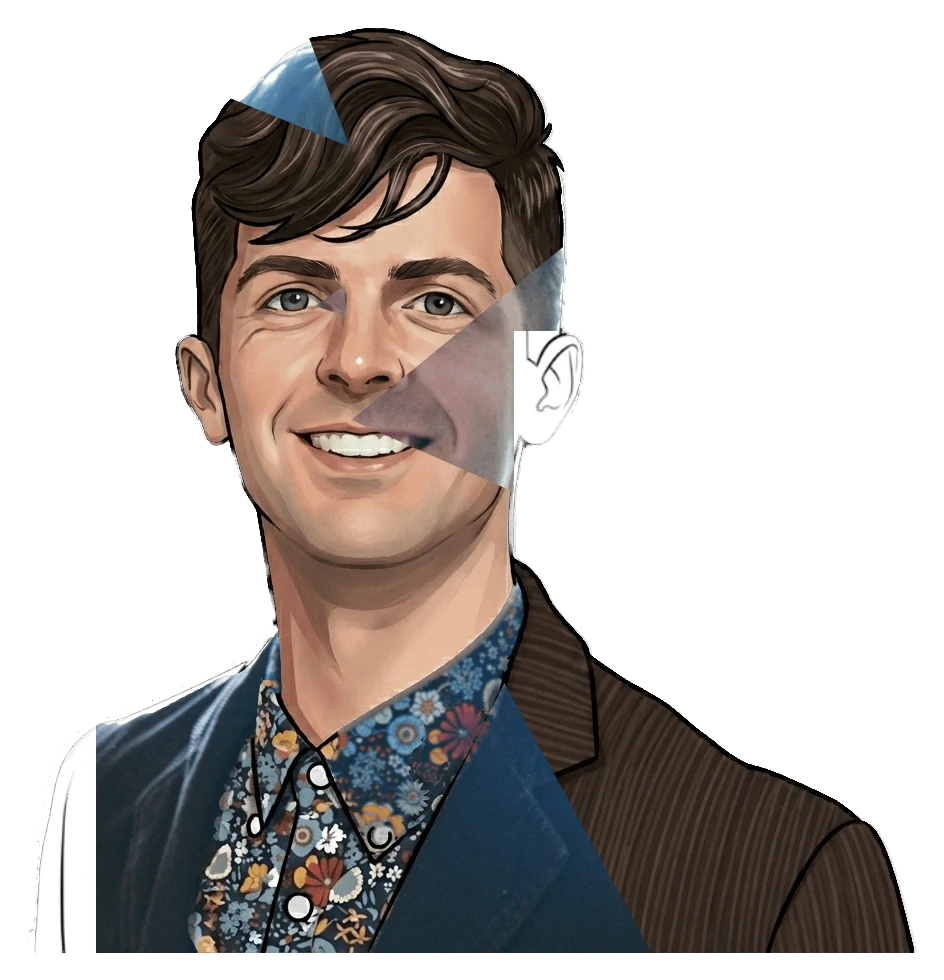
#> input picture portrait.webp, 944 x 980 px
$ python frame-stats.py ../portrait.webp
#> lines starting #> are read from the running program, lines starting #| are printed output that depends on the picture
#!/usr/bin/env python3
"""Describe a screenshot in numbers, so a rendered frame can be judged without
looking at it (see the memory note on not reading images into context).

    python3 tools/frame-stats.py shot.png [more.png ...]

For each image it prints: mean and spread of luminance; how many distinct
colours (quantised to 4 bits a channel) the frame uses; edge density (the share
of pixels sitting on a strong luminance edge); and how much of that edge lies in
long straight runs, horizontal or vertical, which is what a tessellated mesh
looks like and a blob-built scene does not. Compare two frames rather than
reading one absolutely.
"""
import sys

import numpy as np
from PIL import Image


def stats(path):
#> called with path = '../portrait.webp'
    im = np.asarray(Image.open(path).convert("RGB"), dtype=np.float32)
    lum = im @ np.array([0.2126, 0.7152, 0.0722], dtype=np.float32)
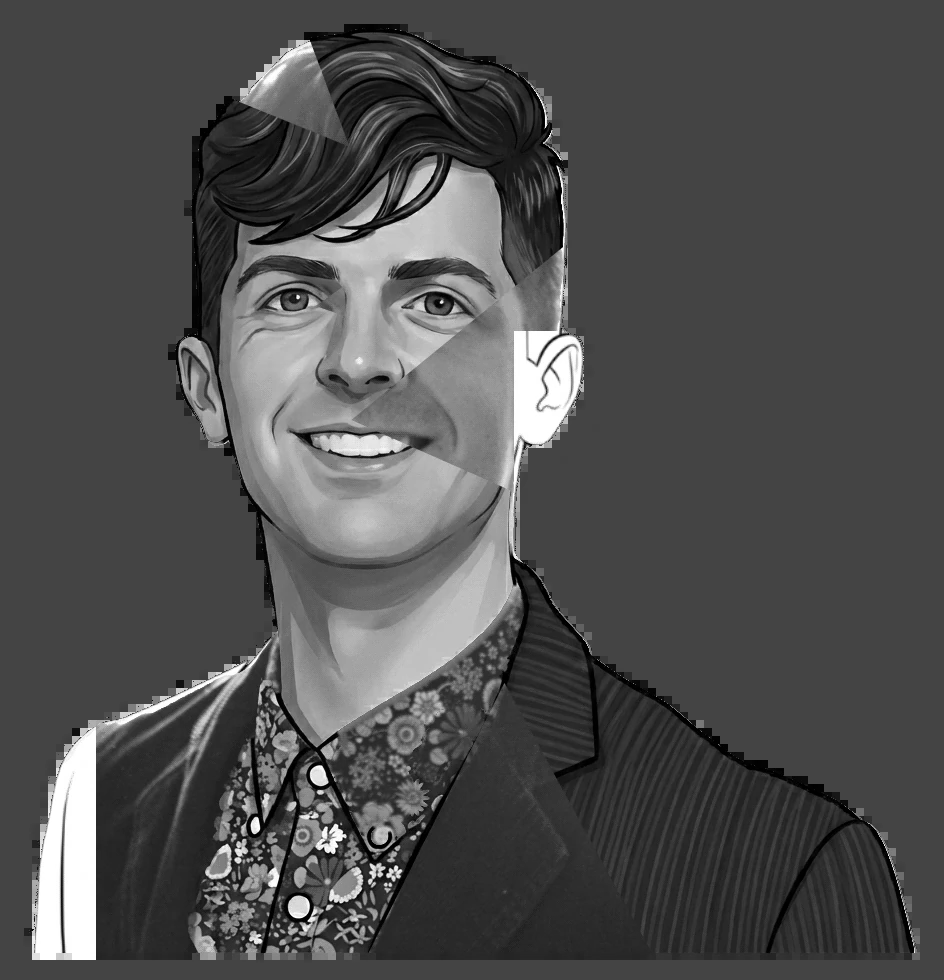
#> lum: shape (980, 944) float32; min 0, max 255, mean 79.3
    q = (im.astype(np.uint16) >> 4)
    colours = np.unique(q[..., 0] * 256 + q[..., 1] * 16 + q[..., 2]).size
#> colours = 413
    gx = np.abs(np.diff(lum, axis=1))
    gy = np.abs(np.diff(lum, axis=0))
    edge = np.zeros(lum.shape, dtype=bool)
    edge[:, 1:] |= gx > 18
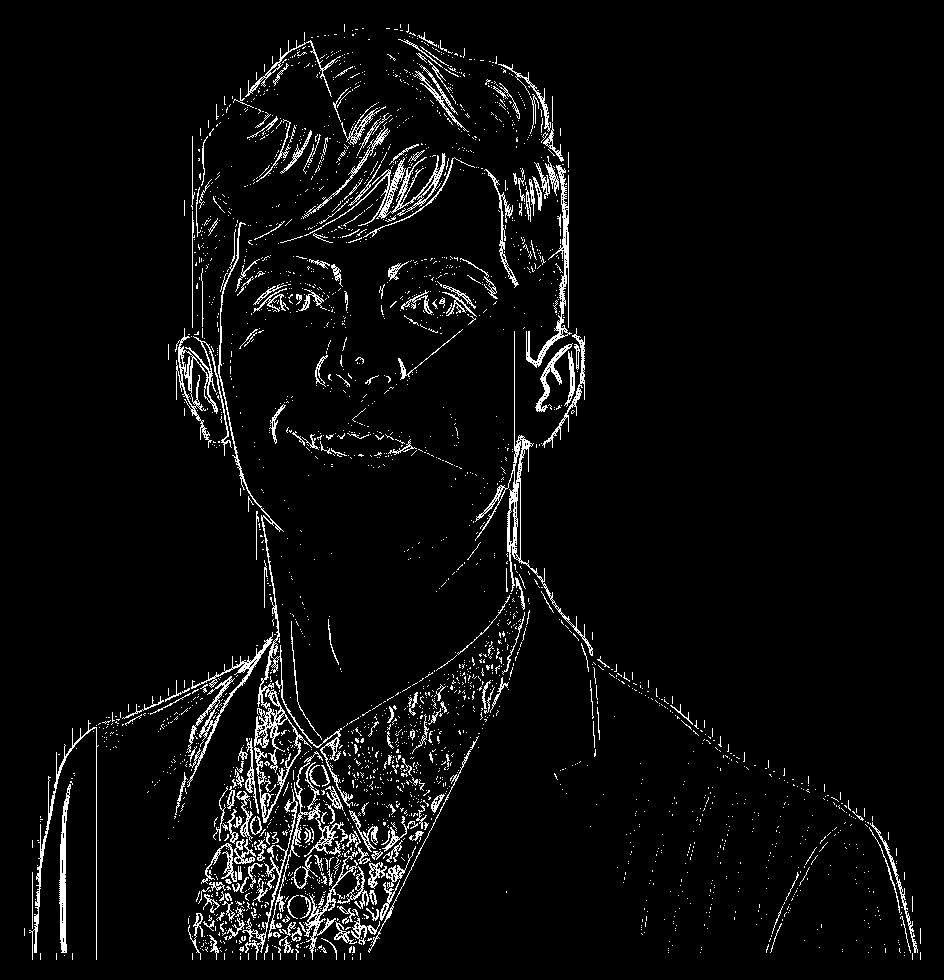
#> edge: shape (980, 944) bool; 4.4% white in thin lines or dots
    edge[1:, :] |= gy > 18
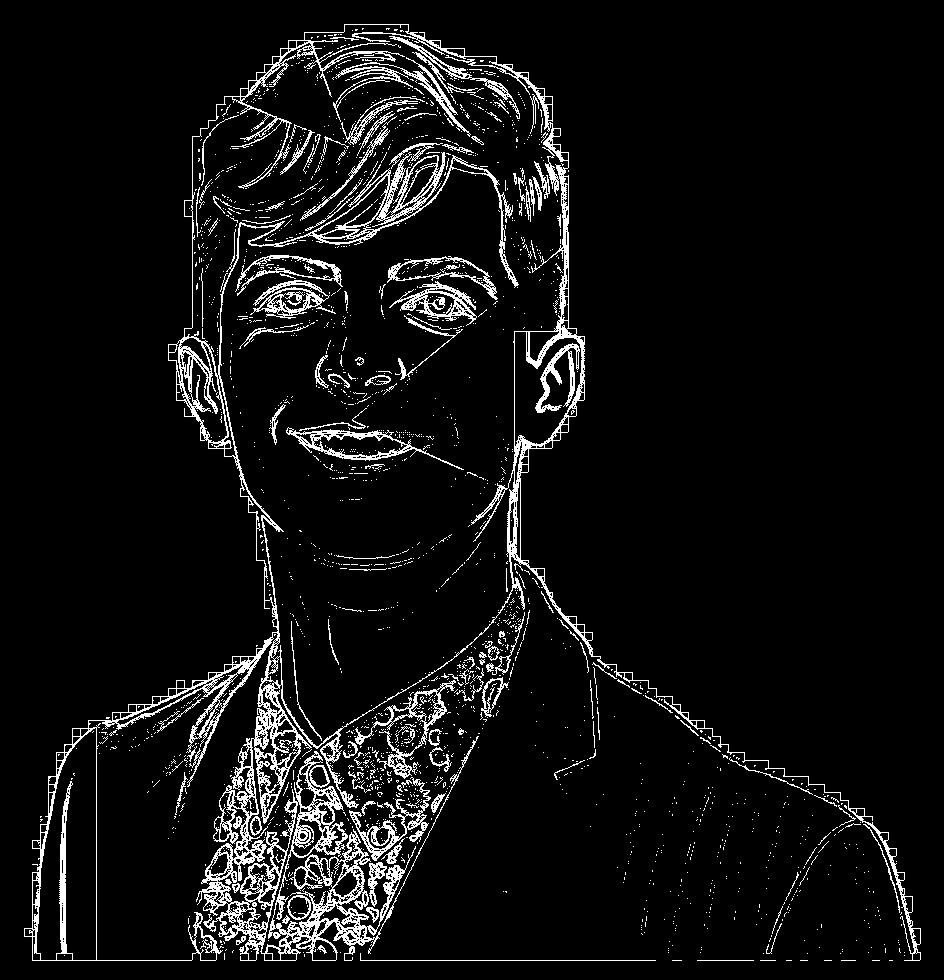
#> edge: shape (980, 944) bool; 6.6% white in thin lines or dots
    density = edge.mean()
#> density = 0.066
    # straight runs: edge pixels that continue for 24+ pixels along a row or column
    def runs(mask, axis):
#> called with axis = 1
        m = mask if axis == 1 else mask.T
        count = 0
        for row in m:
            run = 0
            for v in row:
                if v:
                    run += 1
                else:
                    if run >= 24:
                        count += run
                    run = 0
            if run >= 24:
                count += run
#> after the loop, count = 1705
        return count
    straight = (runs(edge, 1) + runs(edge, 0)) / max(1, edge.sum())
#> call 2 of runs, with axis = 0
#> in runs (call 2), `m = mask if axis == 1 else mask.T`:
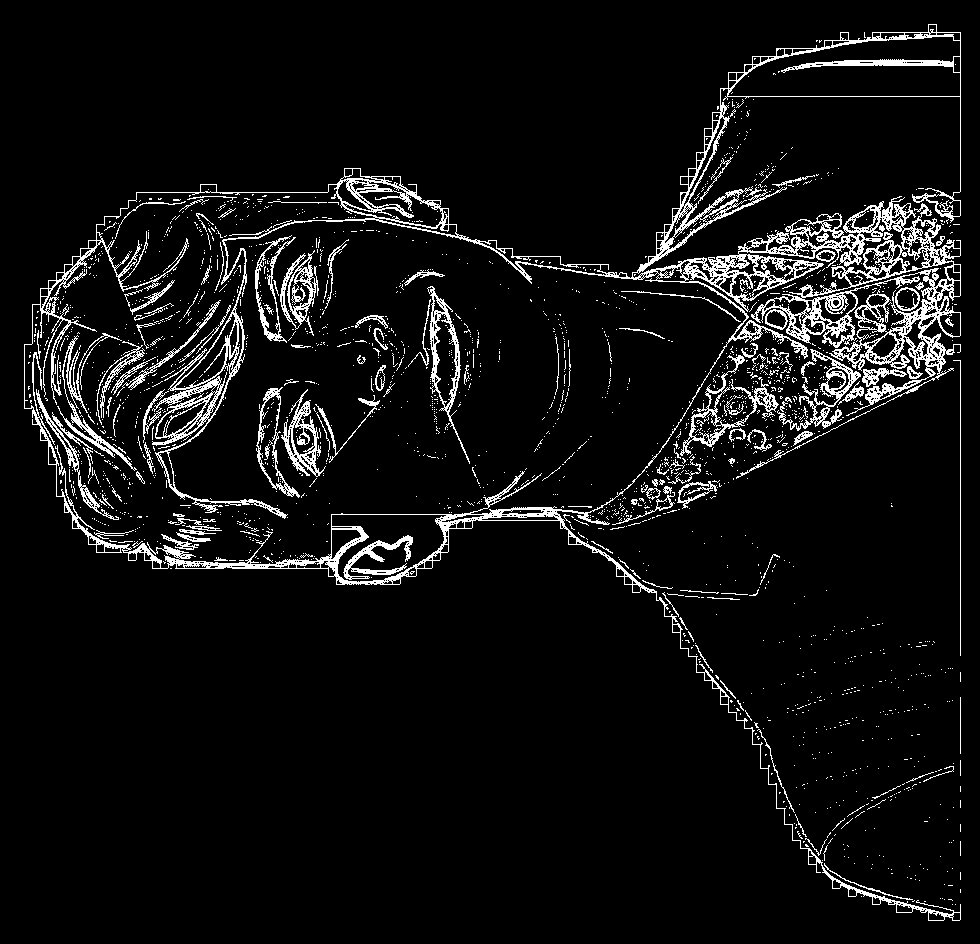
#> m: shape (944, 980) bool; 6.6% white in thin lines or dots
#> after the loop in runs (call 2), `for row in m:`: count = 3576
#> straight = 0.0865
    return dict(size="%dx%d" % (im.shape[1], im.shape[0]), mean=lum.mean(), spread=lum.std(),
                colours=colours, edge=density, straight=straight)


def main():
    for path in sys.argv[1:]:
        s = stats(path)
#> s = {'size': '944x980', 'mean': 79.27, 'spread': 45.65, 'colours': 413, 'edge': 0.066, 'straight': 0.0865}
        print("%s  %s  luminance %.0f ± %.0f  colours %d  edge %.1f%%  straight-edge share %.1f%%"
              % (path.split("/")[-1], s["size"], s["mean"], s["spread"], s["colours"], s["edge"] * 100, s["straight"] * 100))
#| portrait.webp  944x980  luminance 79 ± 46  colours 413  edge 6.6%  straight-edge share 8.7%


if __name__ == "__main__":
    main()
